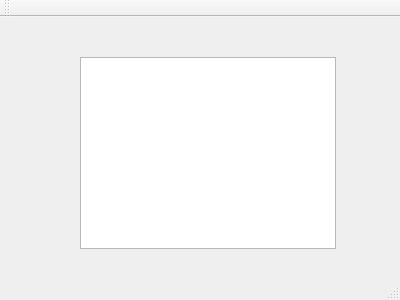
<?xml version="1.0" encoding="UTF-8"?>
<ui version="4.0">
 <class>MainWindow</class>
 <widget class="QMainWindow" name="MainWindow">
  <property name="geometry">
   <rect>
    <x>0</x>
    <y>0</y>
    <width>400</width>
    <height>300</height>
   </rect>
  </property>
  <property name="windowTitle">
   <string>Gestion des étudiants</string>
  </property>
  <widget class="QWidget" name="centralWidget">
   <widget class="QTableView" name="tableView">
    <property name="geometry">
     <rect>
      <x>80</x>
      <y>40</y>
      <width>256</width>
      <height>192</height>
     </rect>
    </property>
   </widget>
  </widget>
  <widget class="QMenuBar" name="menuBar">
   <property name="geometry">
    <rect>
     <x>0</x>
     <y>0</y>
     <width>400</width>
     <height>24</height>
    </rect>
   </property>
  </widget>
  <widget class="QToolBar" name="mainToolBar">
   <attribute name="toolBarArea">
    <enum>TopToolBarArea</enum>
   </attribute>
   <attribute name="toolBarBreak">
    <bool>false</bool>
   </attribute>
  </widget>
  <widget class="QStatusBar" name="statusBar"/>
 </widget>
 <layoutdefault spacing="6" margin="11"/>
 <resources/>
 <connections/>
</ui>
